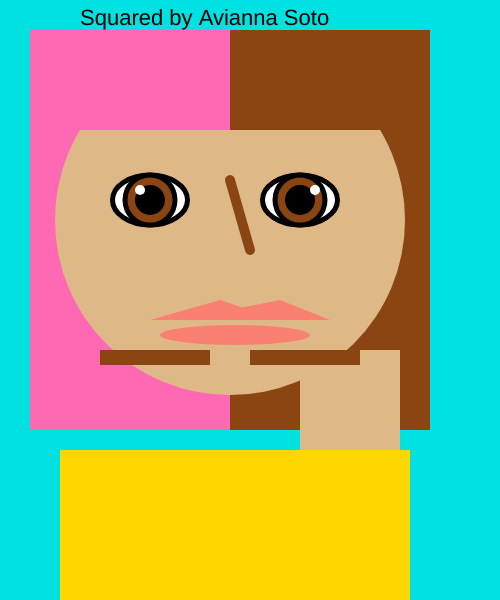
Frame 1 (no input)
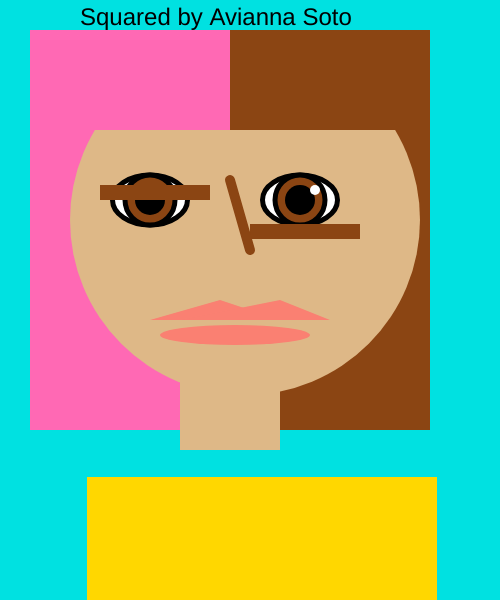
Frame 60 (no input)
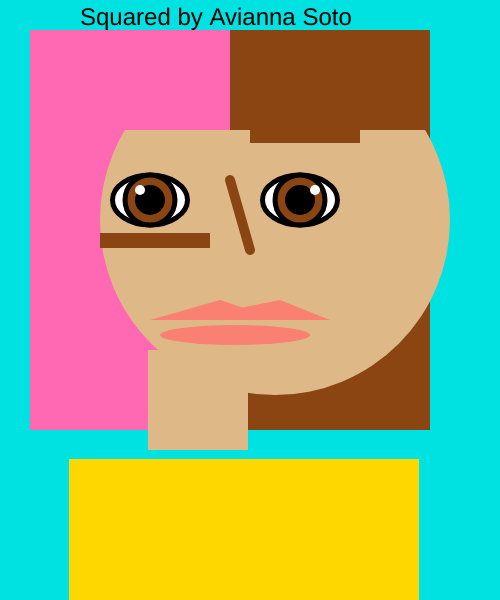
Frame 120 (the mouse pressed at the canvas centre since frame 60)

The p5.js sketch that drew these frames (run headless with seeded random() and noise() and a simulated clock; from frame 60 on, the mouse is pressed at the canvas centre):

// p5.js sketch
// ── sketch.js
var headX = 230;
var headY = 220;
var headDirection = 3;

var neckX = 300;
var neckY = 350;
var neckDirection = -8;

var eyebrow1X = 100;
var eyebrow1Y = 350;
var eyebrow1Direction = 3;

var eyebrow2X = 250;
var eyebrow2Y = 350;
var eyebrow2Direction = 6;

var shirtX = 60;
var shirtY = 450;
var shirtDirection = 3;

var size = 22;
var count = 0;
var sizeDirection = 2;

function setup()
{
    createCanvas(500,600);
}
function draw()
{
  background(0,225,225);

// hair
  noStroke();
  let f = color('hotpink');
  fill(f);
  rect(30, 30, 250, 400);
  let a = color('saddlebrown');
  fill(a);
  rect(230, 30, 200, 400);

// head
    noStroke();
    let d = color('burlywood');
    fill(d);
    circle(headX,headY,350);
    headX+=headDirection;
    if(headX >= 325 || headX <= 170)
    {
        headDirection *= -1;
    }

// neck
    noStroke();
    fill(d);
    square(neckX, neckY, 100)
    neckX+=neckDirection;
    if(neckX >= 400 || neckX <= 5)
    {
        neckDirection *= -1;
    }
// eyes
    stroke(1);
    strokeWeight(5);
    let c = color('white');
    fill(c);
    ellipse(150, 200, 75, 50);
    ellipse(300, 200, 75, 50);
    stroke(1);
    strokeWeight(5);
    fill(a);
    circle(150,200,50);
    circle(300,200,50);
    noStroke();
    let b = color('black');
    fill(b);
    circle(150,200,30);
    circle(300,200,30);
    stroke(1);
    strokeWeight(10);
    stroke('c');
    point(140, 190);
    point(315, 190);

  // eyebrow1
    noStroke();
    fill(a);
    rect(eyebrow1X, eyebrow1Y, 110, 15)
    eyebrow1Y+=eyebrow1Direction;
    if(eyebrow1Y >= 355 || eyebrow1Y <= 120)
    {
        eyebrow1Direction *= -1;
    }

// eyebrow2
noStroke();
fill(a);
rect(eyebrow2X, eyebrow2Y, 110, 15)
eyebrow2Y+=eyebrow2Direction;
if(eyebrow2Y >= 355 || eyebrow2Y <= 120)
{
    eyebrow2Direction *= -1;
}
// nose
  stroke(a);
  line(250, 250, 230, 180);

// mouth
  noStroke();
  let e = color('salmon');
  fill(e);
  triangle(150, 320, 220, 300, 280, 320);
  triangle(180, 320, 280, 300, 330, 320);
  ellipse(235, 335, 150, 20);

// bangs
  fill(f);
  rect(30, 30, 250, 100);
  fill(a);
  rect(230, 30, 200, 100);

// shirt
  let g = color('gold');
  fill(g);
    rect(shirtX, shirtY, 350, 180)
    shirtX+=shirtDirection;
    if(shirtX >= 380 || shirtX <= 550)
    shirtY+=shirtDirection;
    if(shirtY >= 550 || shirtY <= 380)
    {
      shirtDirection *= -1;
    }

// title
fill(25);
fill(b);
  textSize(size);
  size+= sizeDirection;
  count++;
  if(count > 5)
  {
      sizeDirection *=-1;
      count = 0;
  }
   text('Squared by Avianna Soto', 80, 25);
}
